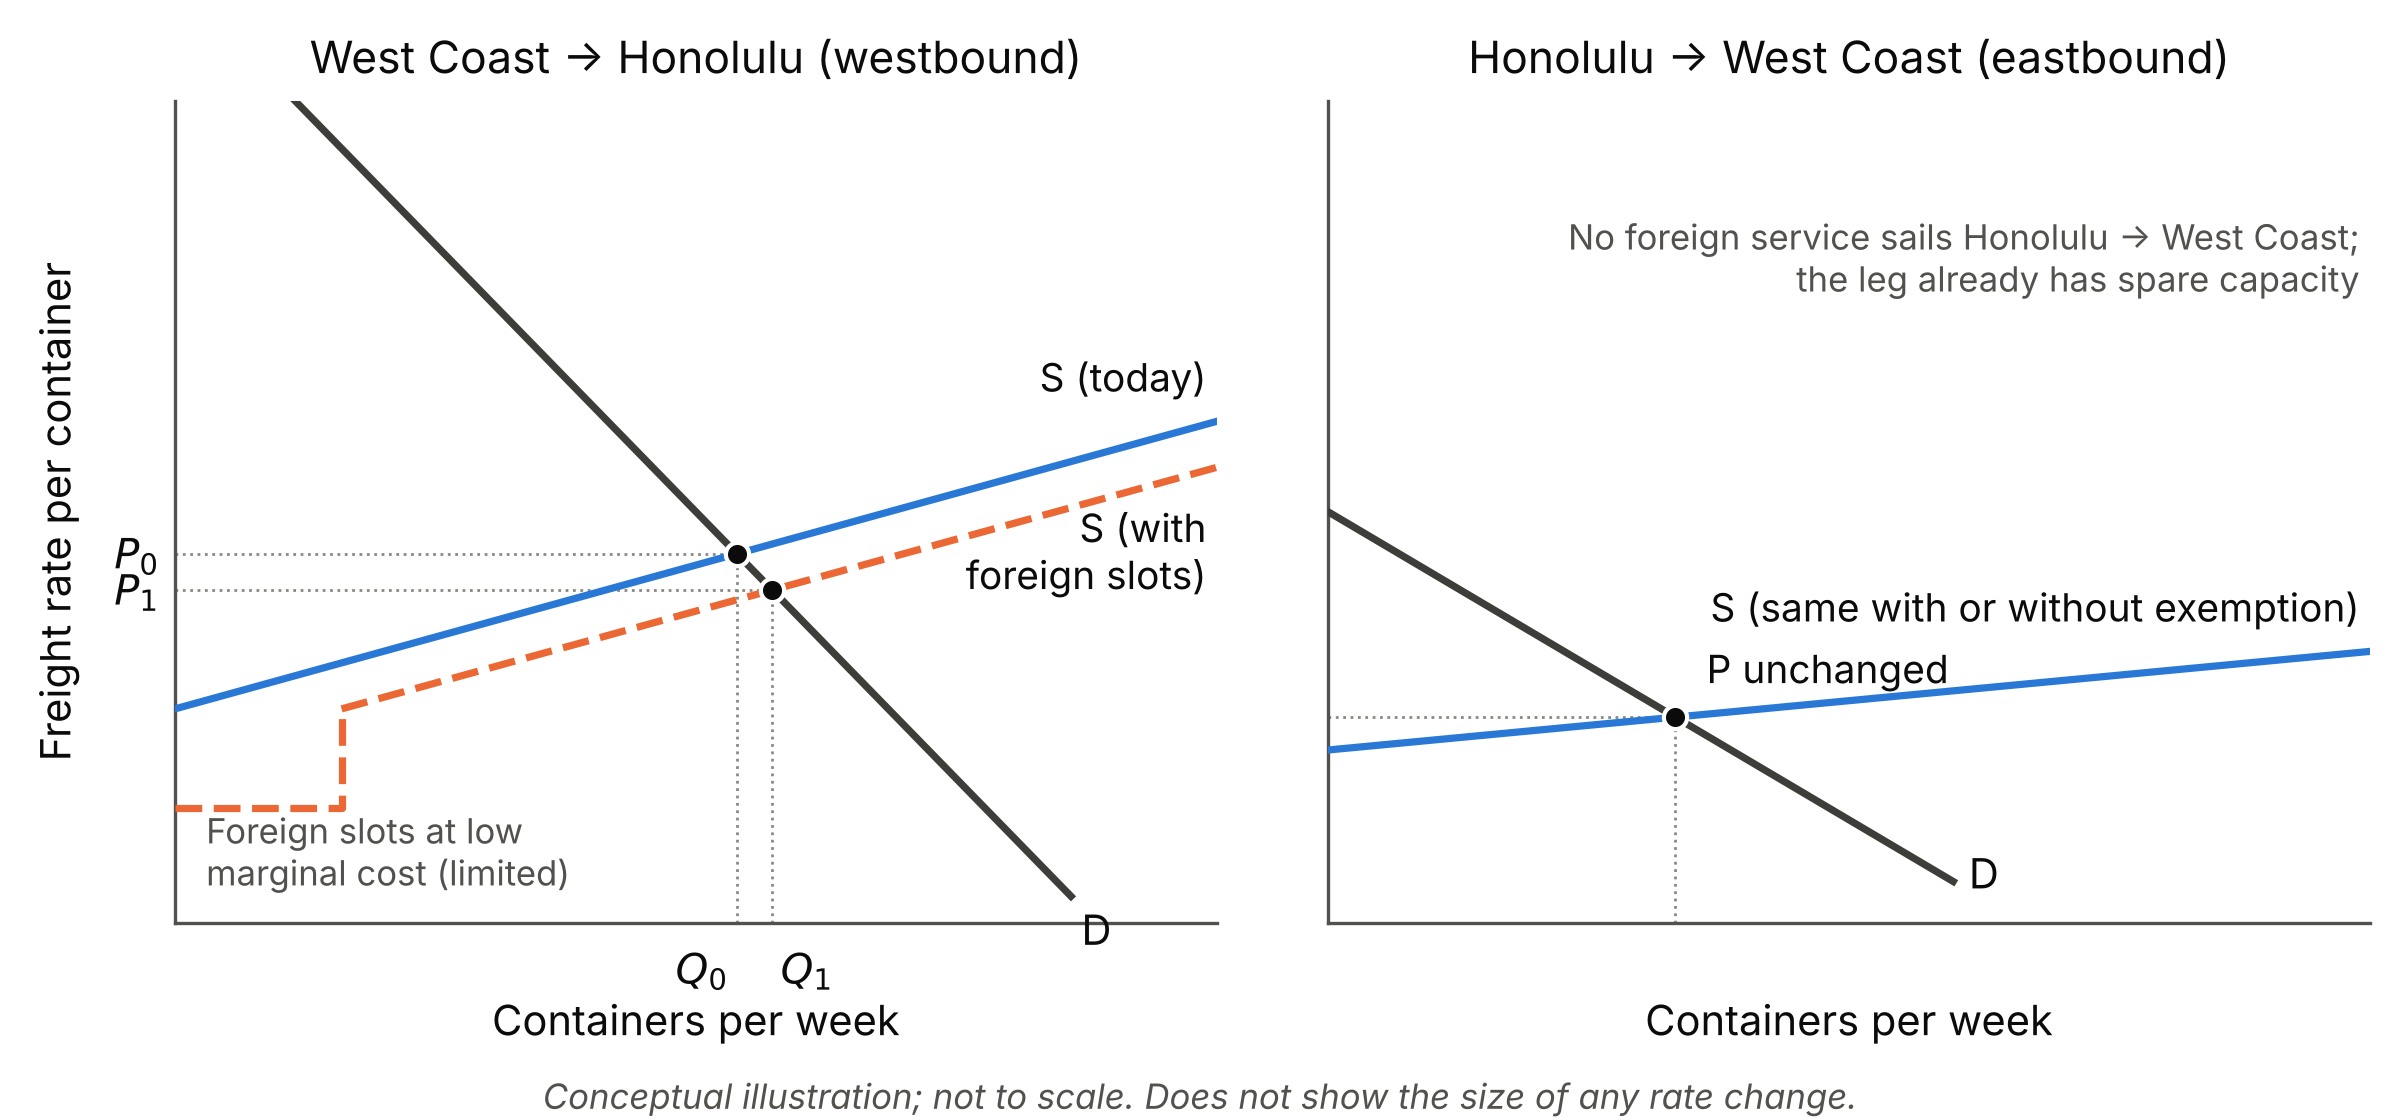

This chart was generated by the following Python code:
"""Figure: conceptual effect of foreign-flag entry, by direction.

Built from capabilities/economic-research/spec.md ("One figure to include"):
  Westbound, foreign carriers add limited capacity at the low marginal cost of
  an otherwise-empty slot, shifting supply right (P0 to P1). Eastbound, no
  foreign service sails Honolulu to the West Coast and the leg already has
  spare capacity, so price is unchanged.

Conceptual only: curves are stylized, not estimated, and the axes carry no
values. Both panels share one price scale so westbound sits above eastbound.
Demand is drawn steep (freight demand for imported staples is fairly
inelastic), so the westbound effect shows up mostly as price, not volume.

Run: python analysis/figures/jones-act-entry-by-direction.py
Writes: analysis/figures/jones-act-entry-by-direction.png
"""
from pathlib import Path

import matplotlib.pyplot as plt

S_COLOR = "#2a78d6"   # supply today
F_COLOR = "#eb6834"   # supply with foreign slots
D_COLOR = "#3d3d3a"   # demand
INK = "#0b0b0b"
INK_2 = "#52514e"
GUIDE = "#8a8984"

# Stylized inputs (axis units are arbitrary)
WB_D_INTERCEPT, WB_D_SLOPE = 11.5, -1.3     # westbound demand (steep)
WB_S_INTERCEPT, WB_S_SLOPE = 2.6, 0.35      # westbound supply today
FOREIGN_SLOTS = 1.6                          # limited foreign capacity (containers/week, stylized)
FOREIGN_MC = 1.4                             # low marginal cost of an otherwise-empty slot
EB_D_INTERCEPT, EB_D_SLOPE = 5.0, -0.75     # eastbound demand
EB_S_INTERCEPT, EB_S_SLOPE = 2.1, 0.12      # eastbound supply: spare capacity, nearly flat
X_MAX, Y_MAX = 10.0, 10.0


def cross(d0, d1, s0, s1):
    """Intersection of y = d0 + d1*x and y = s0 + s1*x."""
    q = (s0 - d0) / (d1 - s1)
    return q, d0 + d1 * q


# Westbound equilibria
q0, p0 = cross(WB_D_INTERCEPT, WB_D_SLOPE, WB_S_INTERCEPT, WB_S_SLOPE)
# With foreign slots, incumbents' supply sits to the right of the foreign block
shifted_intercept = WB_S_INTERCEPT - WB_S_SLOPE * FOREIGN_SLOTS
q1, p1 = cross(WB_D_INTERCEPT, WB_D_SLOPE, shifted_intercept, WB_S_SLOPE)
assert FOREIGN_MC < p1 < p0 and q1 > q0

# Eastbound equilibrium (no foreign eastbound service, so one supply curve)
qe, pe = cross(EB_D_INTERCEPT, EB_D_SLOPE, EB_S_INTERCEPT, EB_S_SLOPE)
assert pe < p1

fig, (ax_w, ax_e) = plt.subplots(1, 2, figsize=(12, 5.6), dpi=200, sharey=True)


def line(ax, b0, b1, x_from, x_to, **kw):
    xs = [x_from, x_to]
    ax.plot(xs, [b0 + b1 * x for x in xs], **kw)


def guides(ax, q, p, label_p, label_q=None, q_align="center"):
    ax.plot([0, q], [p, p], color=GUIDE, linewidth=1, linestyle=":", zorder=1)
    ax.plot([q, q], [0, p], color=GUIDE, linewidth=1, linestyle=":", zorder=1)
    ax.scatter([q], [p], s=70, color=INK, zorder=5, edgecolors="white", linewidths=1.5)
    ax.text(-0.15, p, label_p, ha="right", va="center", fontsize=15, color=INK)
    if label_q:
        nudge = {"right": -0.08, "left": 0.08, "center": 0.0}[q_align]
        ax.text(q + nudge, -0.25, label_q, ha=q_align, va="top", fontsize=15, color=INK)


# Westbound panel
d_start = (Y_MAX - WB_D_INTERCEPT) / WB_D_SLOPE  # where demand enters the top edge
line(ax_w, WB_D_INTERCEPT, WB_D_SLOPE, d_start, 8.6, color=D_COLOR, linewidth=2.6, zorder=3)
line(ax_w, WB_S_INTERCEPT, WB_S_SLOPE, 0, X_MAX, color=S_COLOR, linewidth=2.6, zorder=3)
ax_w.plot([0, FOREIGN_SLOTS, FOREIGN_SLOTS], [FOREIGN_MC, FOREIGN_MC, WB_S_INTERCEPT],
          color=F_COLOR, linewidth=2.6, linestyle="--", zorder=4)
line(ax_w, shifted_intercept, WB_S_SLOPE, FOREIGN_SLOTS, X_MAX,
     color=F_COLOR, linewidth=2.6, linestyle="--", zorder=4)
guides(ax_w, q0, p0, "$P_0$", "$Q_0$", q_align="right")
guides(ax_w, q1, p1, "$P_1$", "$Q_1$", q_align="left")
ax_w.text(8.7, WB_D_INTERCEPT + WB_D_SLOPE * 8.6 - 0.1, "D", fontsize=15, color=INK, va="top")
ax_w.text(X_MAX - 0.1, WB_S_INTERCEPT + WB_S_SLOPE * X_MAX + 0.25, "S (today)",
          ha="right", va="bottom", fontsize=14, color=INK)
ax_w.text(X_MAX - 0.1, shifted_intercept + WB_S_SLOPE * X_MAX - 0.45, "S (with\nforeign slots)",
          ha="right", va="top", fontsize=14, color=INK)
ax_w.annotate("Foreign slots at low\nmarginal cost (limited)", xy=(FOREIGN_SLOTS / 2, FOREIGN_MC),
              xytext=(0.3, 0.35), fontsize=12.5, color=INK_2, va="bottom")
ax_w.set_title("West Coast → Honolulu (westbound)", fontsize=16, color=INK, pad=10)

# Eastbound panel
line(ax_e, EB_D_INTERCEPT, EB_D_SLOPE, 0, 6.0, color=D_COLOR, linewidth=2.6, zorder=3)
line(ax_e, EB_S_INTERCEPT, EB_S_SLOPE, 0, X_MAX, color=S_COLOR, linewidth=2.6, zorder=3)
guides(ax_e, qe, pe, "")
ax_e.text(qe + 0.3, pe + 0.3, "P unchanged", fontsize=14, color=INK, va="bottom")
ax_e.text(6.15, EB_D_INTERCEPT + EB_D_SLOPE * 6.0 + 0.1, "D", fontsize=15, color=INK, va="center")
ax_e.text(X_MAX - 0.1, EB_S_INTERCEPT + EB_S_SLOPE * X_MAX + 0.25,
          "S (same with or without exemption)", ha="right", va="bottom", fontsize=14, color=INK)
ax_e.text(X_MAX - 0.1, 8.6, "No foreign service sails Honolulu → West Coast;\nthe leg already has spare capacity",
          ha="right", va="top", fontsize=12.5, color=INK_2)
ax_e.set_title("Honolulu → West Coast (eastbound)", fontsize=16, color=INK, pad=10)

for ax in (ax_w, ax_e):
    ax.set_xlim(0, X_MAX)
    ax.set_ylim(0, Y_MAX)
    ax.set_xticks([])
    ax.set_yticks([])
    for side in ("top", "right"):
        ax.spines[side].set_visible(False)
    for side in ("left", "bottom"):
        ax.spines[side].set_color(INK_2)
        ax.spines[side].set_linewidth(1.2)
    ax.set_xlabel("Containers per week", fontsize=15, color=INK, labelpad=26)
ax_w.set_ylabel("Freight rate per container", fontsize=15, color=INK, labelpad=34)

fig.text(0.5, 0.01, "Conceptual illustration; not to scale. Does not show the size of any rate change.",
         ha="center", fontsize=12.5, color=INK_2, style="italic")
fig.tight_layout(rect=(0, 0.04, 1, 1), w_pad=4)
out = Path(__file__).with_suffix(".png")
fig.savefig(out, facecolor="white")
print(f"wrote {out}  (P0={p0:.2f}, P1={p1:.2f}, Q0={q0:.2f}, Q1={q1:.2f}, eastbound P={pe:.2f})")
